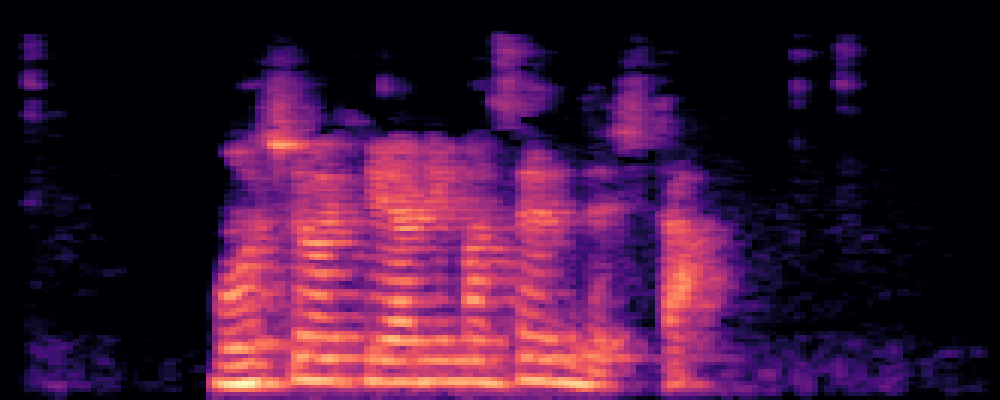
#> input picture spectrogram/Male/male_spectrogram_107.png, 1000 x 400 px; its folder holds only this picture in this run
$ python resize.py
#> lines starting #> are read from the running program, lines starting #| are printed output that depends on the picture
import os
import numpy as np
import matplotlib.pyplot as plt
from PIL import Image

def load_and_resize_image(img_path, size=(160, 64)):
    # 이미지 로드
#> called with size = (160, 64)
    image = Image.open(img_path)
#> image is the input picture: PIL image 1000x400 RGBA; mean R, G, B, A 62.5, 21.8, 53.6, 255
    # 이미지 리사이즈
    image = image.resize(size)
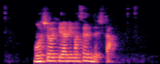
#> image: PIL image 160x64 RGBA; mean R, G, B, A 62.5, 21.8, 53.6, 255
    # numpy 배열로 변환
    image = np.array(image)
    return image

def visualize_images(image_dir, size=(160, 64), num_images=5):
    # 디렉토리에서 이미지 파일 목록 가져오기
    image_files = [f for f in os.listdir(image_dir) if f.endswith('.jpg') or f.endswith('.png')]

    # 지정된 수만큼의 이미지를 로드 및 시각화
    for i, img_file in enumerate(image_files[:num_images]):
        img_path = os.path.join(image_dir, img_file)
        image = load_and_resize_image(img_path, size=size)

        # 이미지 시각화
        plt.subplot(1, num_images, i + 1)
        plt.imshow(image, cmap='gray')
        plt.title(f"Image {i + 1}")
        plt.axis('off')

    # 전체 이미지 시각화
    plt.show()

# 예시: './spectrogram/Male' 디렉토리에서 이미지 시각화
visualize_images('./spectrogram/Male', size=(160, 64), num_images=1)

$ run again, on spectrogram/Male/male_spectrogram_1192.png
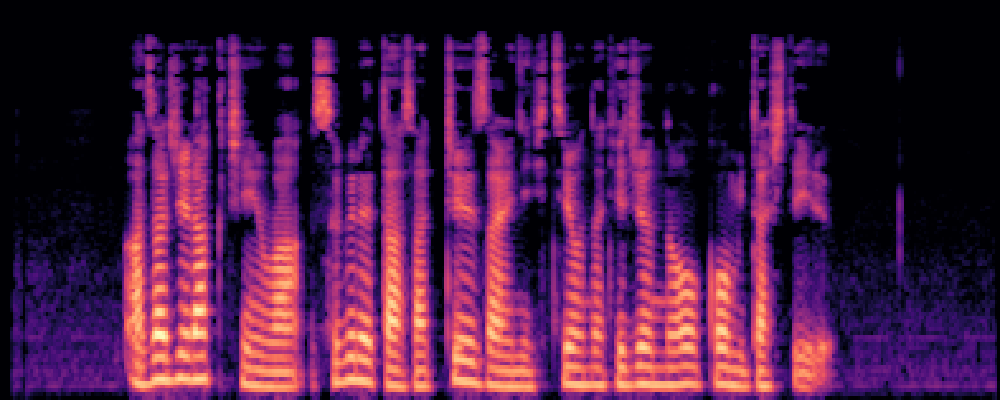
#> input picture spectrogram/Male/male_spectrogram_1192.png, 1000 x 400 px
#> in load_and_resize_image, image is the input picture: PIL image 1000x400 RGBA; mean R, G, B, A 76.2, 27.8, 68.2, 255
#> in load_and_resize_image, `image = image.resize(size)`:
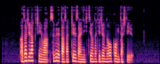
#> image: PIL image 160x64 RGBA; mean R, G, B, A 76.3, 27.8, 68.2, 255

$ run again, on spectrogram/Male/male_spectrogram_12.png
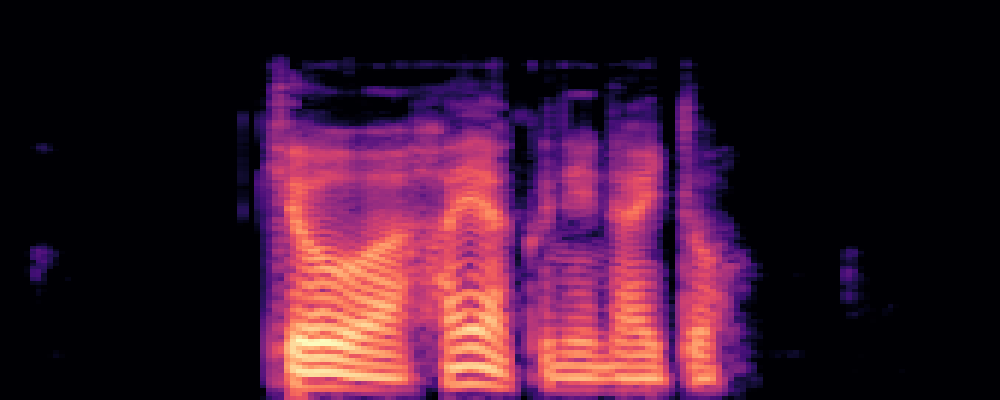
#> input picture spectrogram/Male/male_spectrogram_12.png, 1000 x 400 px
#> in load_and_resize_image, image is the input picture: PIL image 1000x400 RGBA; mean R, G, B, A 59.2, 23, 44.3, 255
#> in load_and_resize_image, `image = image.resize(size)`:
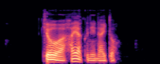
#> image: PIL image 160x64 RGBA; mean R, G, B, A 59.2, 23, 44.3, 255

$ run again, on spectrogram/Male/male_spectrogram_1474.png
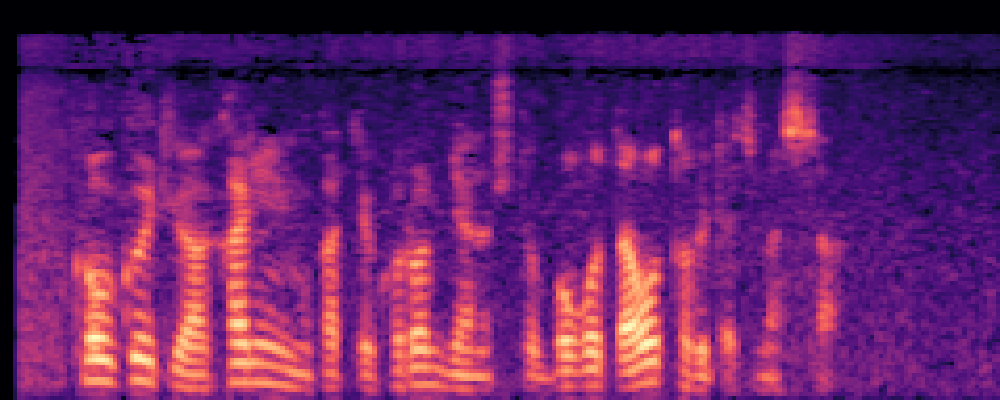
#> input picture spectrogram/Male/male_spectrogram_1474.png, 1000 x 400 px
#> in load_and_resize_image, image is the input picture: PIL image 1000x400 RGBA; mean R, G, B, A 103.2, 34.2, 103.2, 255
#> in load_and_resize_image, `image = image.resize(size)`:
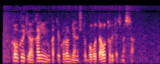
#> image: PIL image 160x64 RGBA; mean R, G, B, A 103.3, 34.2, 103.2, 255

$ run again, on spectrogram/Male/male_spectrogram_1120.png
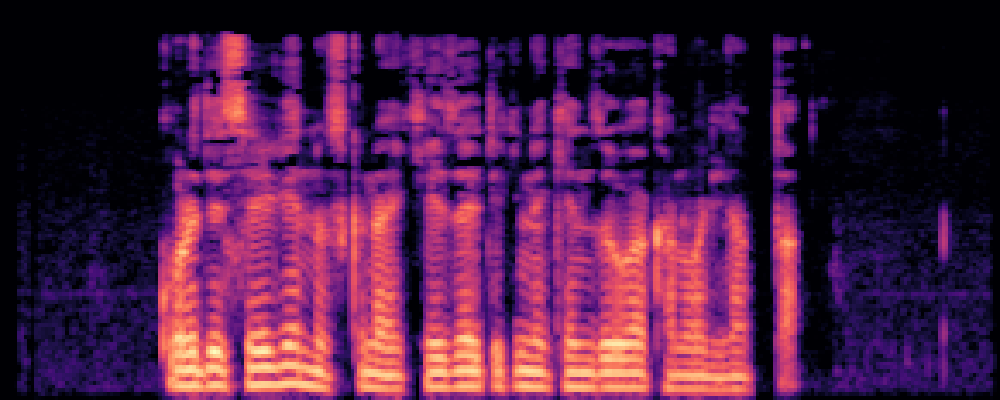
#> input picture spectrogram/Male/male_spectrogram_1120.png, 1000 x 400 px
#> in load_and_resize_image, image is the input picture: PIL image 1000x400 RGBA; mean R, G, B, A 79.9, 29.8, 68.6, 255
#> in load_and_resize_image, `image = image.resize(size)`:
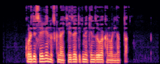
#> image: PIL image 160x64 RGBA; mean R, G, B, A 79.9, 29.8, 68.6, 255
